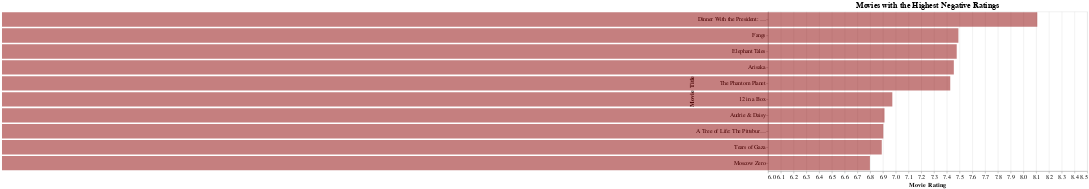

Notebook code for this chart:
### Code cell
chart_neg

### Figure 1 — Vega-Lite specification as saved in the notebook (floating-point values rounded to 4 significant figures)
{"config": {"view": {"continuousWidth": 400, "continuousHeight": 300}, "axis": {"labelFontSize": 14, "titleFontSize": 16}, "title": {"fontSize": 20}}, "data": {"name": "data-5fabb25a2761fa40264143164fdb226a"}, "mark": {"type": "bar", "color": "#8B0000", "opacity": 0.5}, "encoding": {"tooltip": [{"field": "title", "type": "nominal"}, {"field": "rating", "type": "quantitative"}], "x": {"field": "rating", "scale": {"domain": [6.0, 8.5]}, "title": "Movie Rating", "type": "quantitative"}, "y": {"field": "title", "sort": "-x", "title": "Movie Title", "type": "nominal"}}, "height": 400, "title": "Movies with the Highest Negative Ratings", "width": 800, "$schema": "https://vega.github.io/schema/vega-lite/v4.17.0.json", "datasets": {"data-5fabb25a2761fa40264143164fdb226a": [{"title": "Dinner With the President: A Nation's Journey", "average_positive_score": 0.001345, "average_negative_score": 0.9987, "num_reviews": 12, "normalized_positive_score": 0.01614, "normalized_negative_score": 11.98, "weighted_rating": 0.8108, "rating": 8.108}, {"title": "Fangs", "average_positive_score": 0.0001129, "average_negative_score": 0.9999, "num_reviews": 8, "normalized_positive_score": 0.0009032, "normalized_negative_score": 7.999, "weighted_rating": 0.7491, "rating": 7.491}, {"title": "Elephant Tales", "average_positive_score": 0.002093, "average_negative_score": 0.9979, "num_reviews": 8, "normalized_positive_score": 0.01674, "normalized_negative_score": 7.983, "weighted_rating": 0.7477, "rating": 7.477}, {"title": "Arisaka", "average_positive_score": 0.00549, "average_negative_score": 0.9945, "num_reviews": 8, "normalized_positive_score": 0.04392, "normalized_negative_score": 7.956, "weighted_rating": 0.7455, "rating": 7.455}, {"title": "The Phantom Planet", "average_positive_score": 0.009694, "average_negative_score": 0.9903, "num_reviews": 8, "normalized_positive_score": 0.07755, "normalized_negative_score": 7.922, "weighted_rating": 0.7427, "rating": 7.427}, {"title": "12 in a Box", "average_positive_score": 0.002758, "average_negative_score": 0.9972, "num_reviews": 6, "normalized_positive_score": 0.01655, "normalized_negative_score": 5.983, "weighted_rating": 0.6973, "rating": 6.973}, {"title": "Audrie & Daisy", "average_positive_score": 0.1979, "average_negative_score": 0.8021, "num_reviews": 16, "normalized_positive_score": 3.166, "normalized_negative_score": 12.83, "weighted_rating": 0.6912, "rating": 6.912}, {"title": "A Tree of Life: The Pittsburgh Synagogue Shooting", "average_positive_score": 0.1129, "average_negative_score": 0.8871, "num_reviews": 9, "normalized_positive_score": 1.016, "normalized_negative_score": 7.984, "weighted_rating": 0.6903, "rating": 6.903}, {"title": "Tears of Gaza", "average_positive_score": 0.1638, "average_negative_score": 0.8362, "num_reviews": 12, "normalized_positive_score": 1.965, "normalized_negative_score": 10.03, "weighted_rating": 0.689, "rating": 6.89}, {"title": "Moscow Zero", "average_positive_score": 0.1041, "average_negative_score": 0.8959, "num_reviews": 8, "normalized_positive_score": 0.8325, "normalized_negative_score": 7.167, "weighted_rating": 0.6798, "rating": 6.798}]}}
